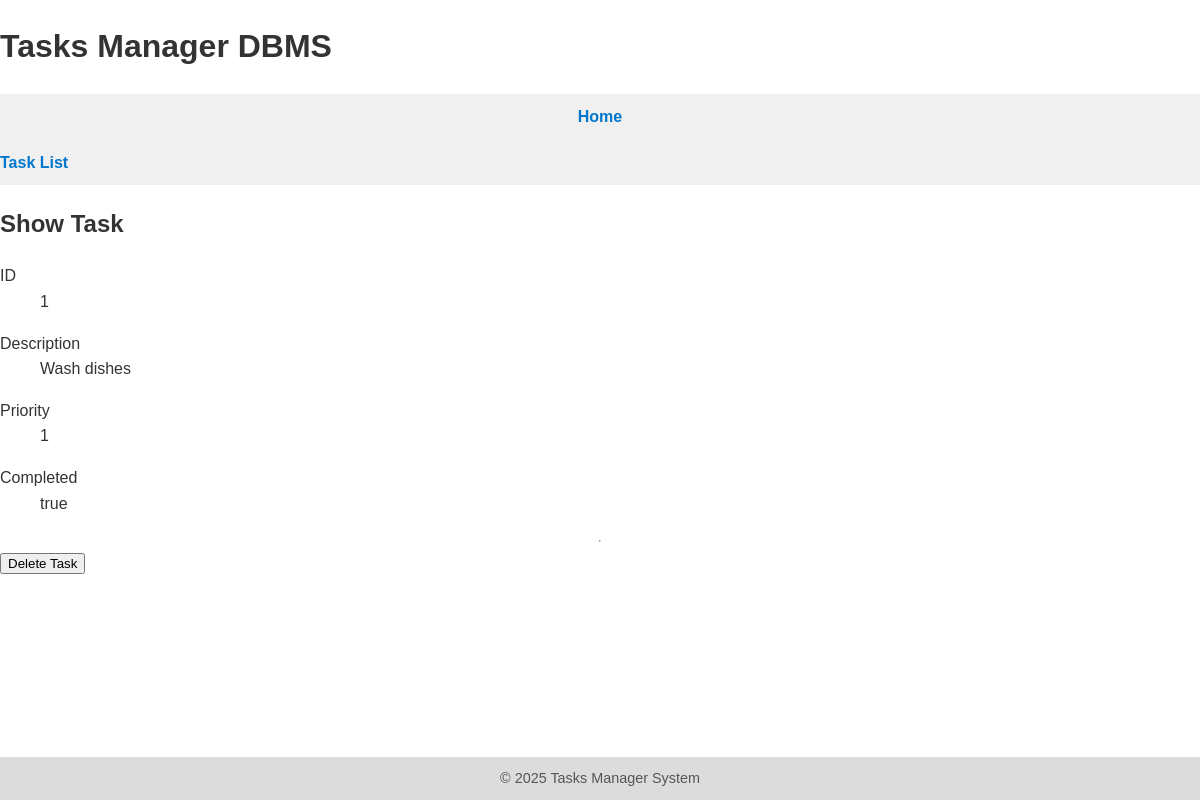
The page /tasks/show.php?id=1 on the database its author committed.
### tables this page shows
CREATE TABLE tasks (
  id INT(11) NOT NULL AUTO_INCREMENT,
  priority INT(2),
  completed TINYINT(1) DEFAULT '0',
  description VARCHAR(255),
  PRIMARY KEY (id)
);

### tasks/show.php (the view, shortened to what this page needs)
<?php
$id = isset($_GET['id']) ? (int) $_GET['id'] : 0;
$db = mysqli_connect("127.0.0.1", "mariadb", "mariadb", "mariadb", 3306);
$sql = "SELECT * FROM tasks ";
$sql .= "WHERE id = {$id} ";
$sql .= "LIMIT 1";
$result = mysqli_query($db, $sql);
$task = mysqli_fetch_assoc($result);
?>
<!doctype html>
<html lang="en">
  <head>
    <link rel="stylesheet" href="../style.css">
  </head>
  <body>
  <header>
      <h1>Tasks Manager DBMS</h1>
      <nav>
        <ul>
          <li><a href="/">Home</a></li>
        </ul>
      </nav>
    </header>
    <nav>
      <a href="index.php">Task List</a>
    </nav>
    <section>
      <h1>Show Task</h1>
      <dl>
        <dt>ID</dt>
        <dd><?php echo $task['id']; ?></dd>
      </dl>
      <dl>
        <dt>Description</dt>
        <dd><?php echo $task['description']; ?></dd>
      </dl>
      <dl>
        <dt>Priority</dt>
        <dd><?php echo $task['priority']; ?></dd>
      </dl>
      <dl>
        <dt>Completed</dt>
        <dd><?php echo $task['completed'] == 1 ? 'true' : 'false'; ?></dd>
      </dl>
    </section>
    <hr />
    <form action="delete.php?id=<?php echo $task['id']; ?>" method="post" onsubmit="return confirm('Delete this task?');">
      <input type="submit" value="Delete Task" />
    </form>
  </body>
  <footer>
      &copy; 2025 Tasks Manager System
    </footer>
</html>

### style.css (style rules this page uses)
body { background-color: #fff; font-family: Arial, sans-serif; margin: 0; padding: 0; color: #333; line-height: 1.6; display: flex; flex-direction: column; min-height: 100vh; }
nav { background-color: #f0f0f0; padding: 10px 0; }
nav ul { list-style: none; padding: 0; margin: 0; display: flex; gap: 20px; justify-content: center; }
nav a { text-decoration: none; color: #0077cc; font-weight: bold; }
footer { margin-top: auto; padding: 10px; text-align: center; background-color: #dcdcdc; font-size: 0.9em; color: #555; }

### rows shown on the page
tasks: id "1", description "Wash dishes", priority "1"
